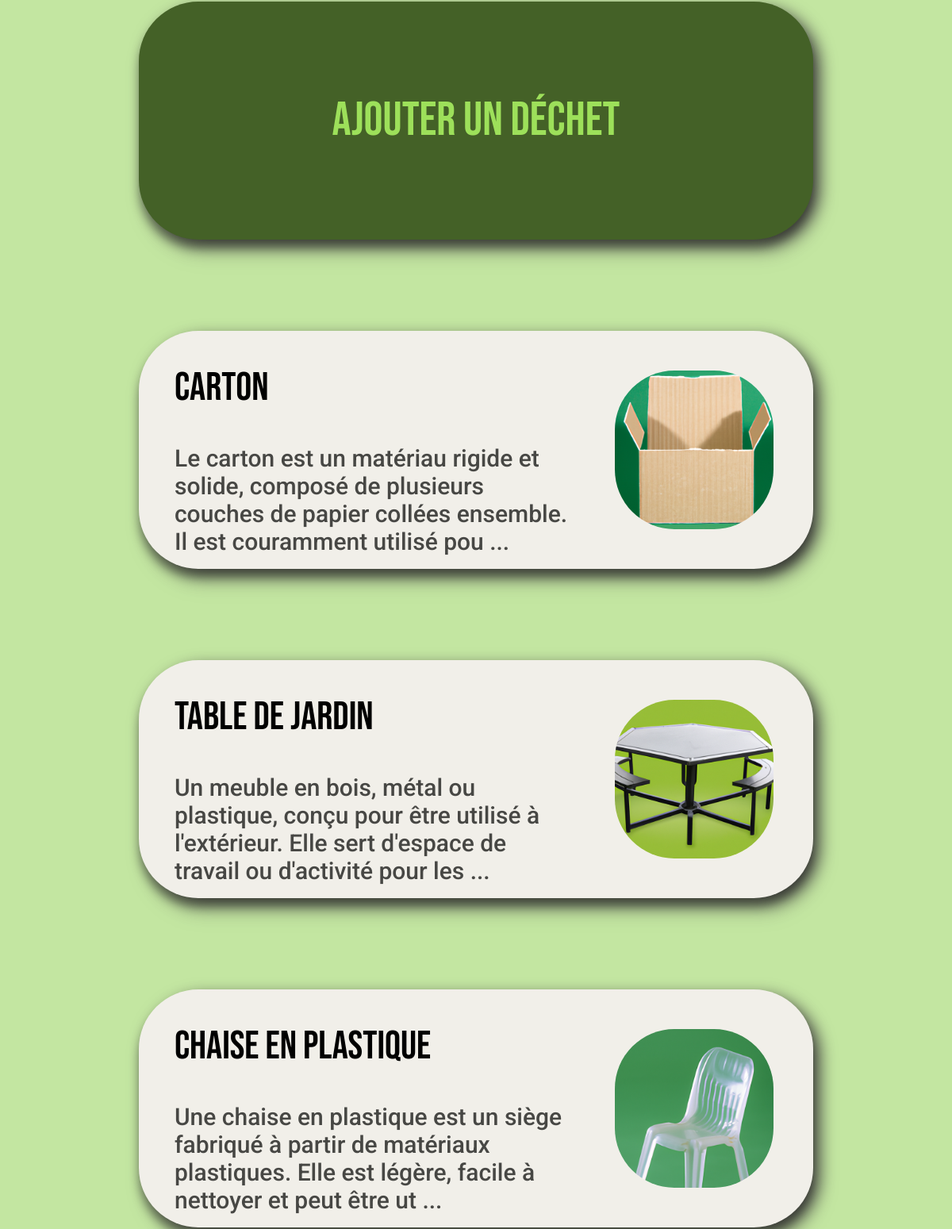
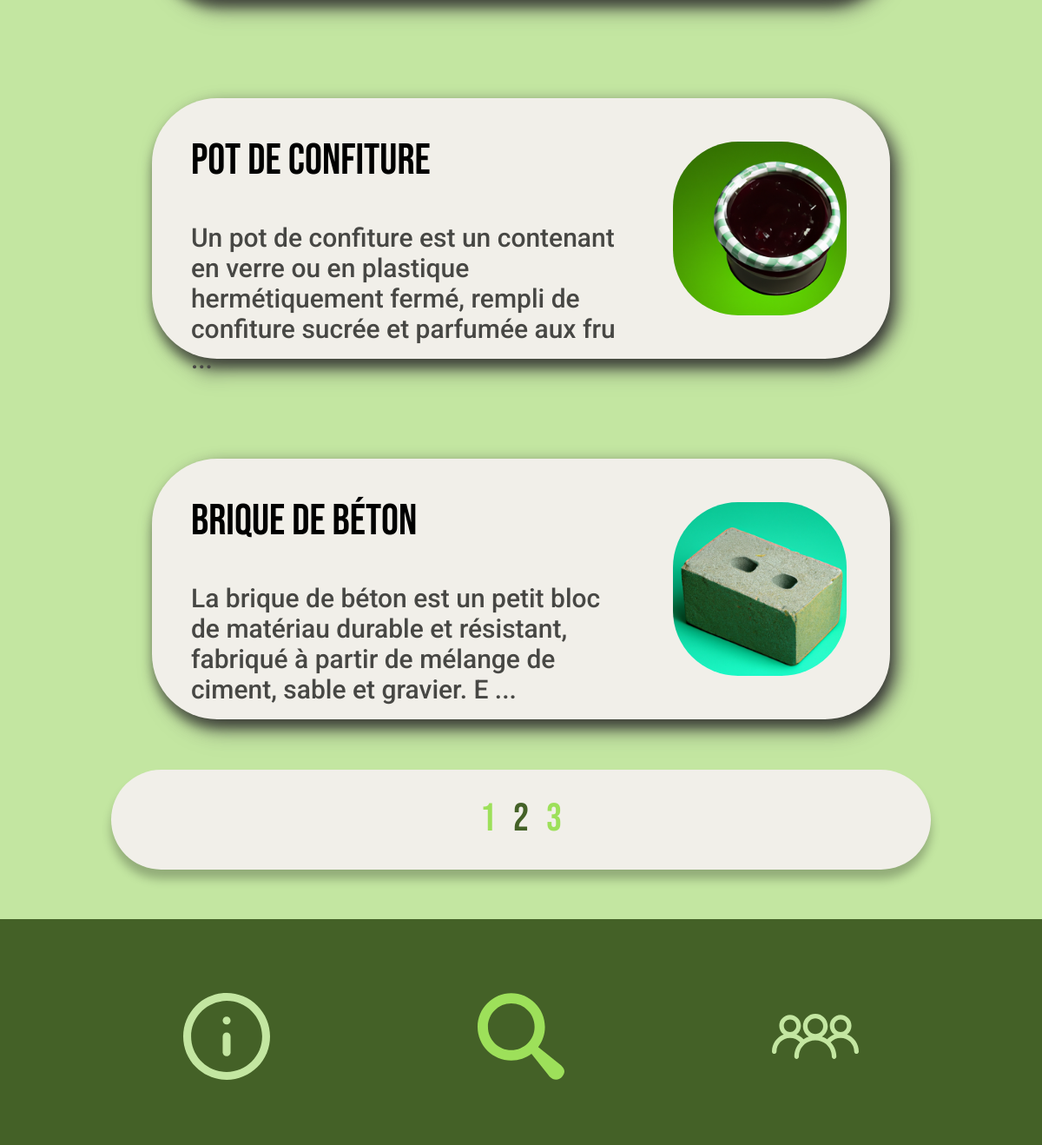
Before: /?page=2 (lower part) with the older database file (2 pictures, top to bottom).
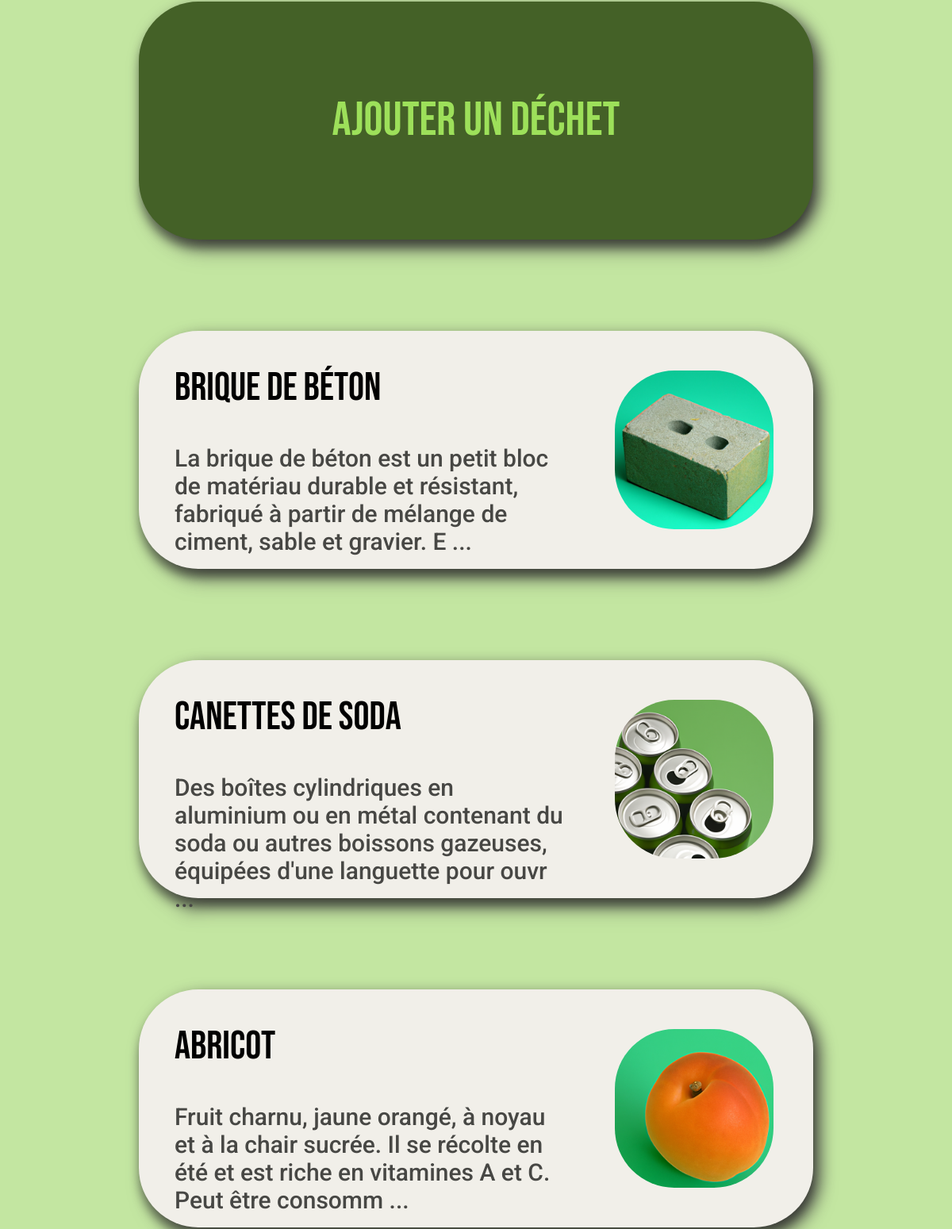
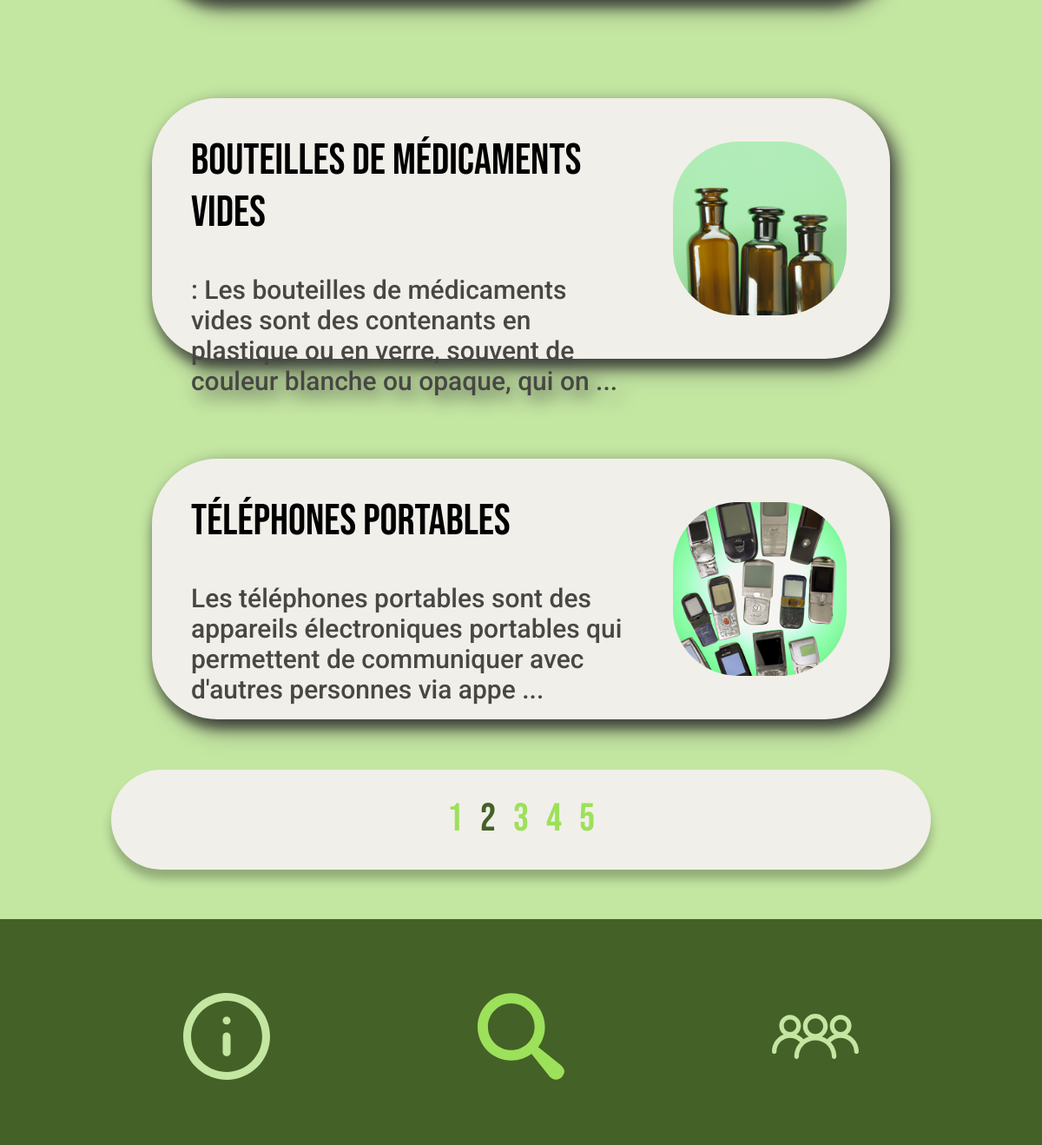
After: the same page with the newer database file (2 pictures, top to bottom).
### app/models.py (models this page shows, shortened)
class Waste(db.Model):
    id = db.Column(db.Integer, primary_key=True)
    name = db.Column(db.String(50), unique=True, nullable=False)
    description = db.Column(db.Text, nullable=False)
    list_recycling_possibilitites = db.Column(db.Text, nullable=False)
    nb_views = db.Column(db.Integer, nullable=False, default=0)
    last_viewed = db.Column(db.DateTime, nullable=False,
                            default=datetime.utcnow)

### app/main/routes.py (the view)
@main_bp.route('/', methods=['GET', 'POST'])
def index():
    form = SearchForm()
    page = request.args.get('page', default=1, type=int)
    search_term = form.search_content.data
    query = Waste.query
    if search_term:
        query = query.filter((Waste.name.ilike(f'%{search_term}%')) | (Waste.description.ilike(f'%{search_term}%')))
        page = 1
    wastes = query.order_by(Waste.last_viewed.desc()).paginate(page=page, per_page=5)
    return render_template('index.html', wastes=wastes, title='Home', form=form, location='index')

### app/templates/index.html (shortened to what this page needs)
{% extends "layout.html" %}
{% block head %}
<link rel="stylesheet" href="{{ url_for('static', filename='css/article-waste-container.css') }}">
<link rel="stylesheet" href="{{ url_for('static', filename='css/container-new.css') }}">
{% endblock %}
{% block content %}
<div class="div-content-site-search">
    <div class="new-container-large">
        <a href="{{url_for('wastes.waste_new')}}" target="_self">
            <h2>Ajouter un déchet</h2>
        </a>
    </div>
    {% for waste in wastes.items %}
    <div class="content-container">
        <a href="{{ url_for('wastes.waste', waste_id=waste.id) }}" target="_self">
            <div class="text-container">
                <h2>{{ waste.name }}</h2>
                {% if waste.description[:130] !=  waste.description[:131] %}
                <p>{{ waste.description[:130] + ' ...' }}</p>
                {% else %}
                <p>{{ waste.description }}</p>
                {% endif %}
            </div>
            <div class="image-container">
                <img src={{ url_for('static', filename='uploads/wastes/' + waste.name + '.png' ) }} alt="Image">
            </div>
        </a>
    </div>
    {% endfor %}
    {% if wastes.pages > 1 %}
    <div class="page-container">
        {% for page_num in wastes.iter_pages(left_edge=2, right_edge=2, left_current=2, right_current=2) %}
        {% if page_num %}
        {% if wastes.page == page_num %}
        <a class="active" href="{{ url_for('main.index', page=page_num) }}">{{ page_num }}</a>
        {% else %}
        <a class="inactive" href="{{ url_for('main.index', page=page_num) }}">{{ page_num }}</a>
        {% endif %}
        {% else %}
        <h2>...</h2>
        {% endif %}
        {% endfor %}
    </div>
    {% endif %}
</div>
{% endblock content %}

Changed rows visible on the page:
no longer on this page (row unchanged): Waste: name "carton", description "Le carton est un matériau rigide et solide, composé de plusieurs couches de papier collées ensemble. Il est couramment utilisé pou ...", name (picture)
no longer on this page (row unchanged): Waste: name "table de jardin", description "Un meuble en bois, métal ou plastique, conçu pour être utilisé à l'extérieur. Elle sert d'espace de travail ou d'activité pour les ...", name (picture)
no longer on this page (row unchanged): Waste: name "chaise en plastique", description "Une chaise en plastique est un siège fabriqué à partir de matériaux plastiques. Elle est légère, facile à nettoyer et peut être ut ...", name (picture)
no longer on this page (row unchanged): Waste: name "pot de confiture", description "Un pot de confiture est un contenant en verre ou en plastique hermétiquement fermé, rempli de confiture sucrée et parfumée aux fru ...", name (picture)
added Waste: name "canettes de soda", description "Des boîtes cylindriques en aluminium ou en métal contenant du soda ou autres boissons gazeuses, équipées d'une languette pour ouvr ...", name (picture)
added Waste: name "abricot", description "Fruit charnu, jaune orangé, à noyau et à la chair sucrée. Il se récolte en été et est riche en vitamines A et C. Peut être consomm ...", name (picture)
added Waste: name "bouteilles de médicaments vides", description ": Les bouteilles de médicaments vides sont des contenants en plastique ou en verre, souvent de couleur blanche ou opaque, qui on ...", name (picture)
added Waste: name "téléphones portables", description "Les téléphones portables sont des appareils électroniques portables qui permettent de communiquer avec d'autres personnes via appe ...", name (picture)
Other visible differences:
new list line: "4"
new list line: "5"
